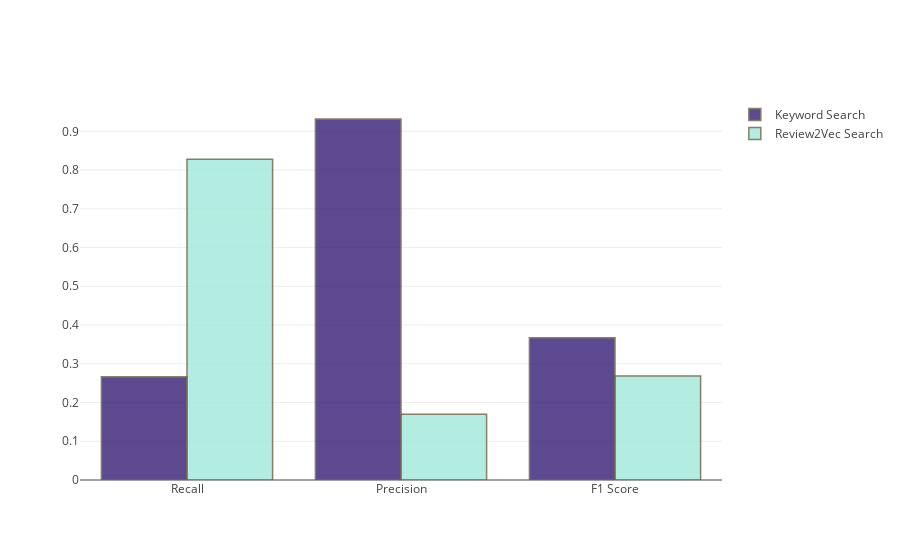

Write notebook code for a chart like this one.
### Code cell
trace1 = go.Bar(
    x=['Recall', 'Precision', 'F1 Score'],
    y=[np.mean(df_valid_metrics_both['recall_kw']),
      np.mean(df_valid_metrics_both['precision_kw']),
      np.mean(df_valid_metrics_both['F1_kw'])],
    name='Keyword Search',
    marker=dict(
        color='rgb(53,28,117)',
        line=dict(
            color='rgb(105,93,70)',
            width=1.5,
        )
    ),
    opacity = .8
)
trace2 = go.Bar(
    x=['Recall', 'Precision', 'F1 Score'],
    y=[np.mean(df_valid_metrics_both['recall_r2v']),
      np.mean(df_valid_metrics_both['precision_r2v']),
      np.mean(df_valid_metrics_both['F1_r2v'])],
    name='Review2Vec Search',
    marker=dict(
        color='rgb(161,232,217)',
        line=dict(
            color='rgb(105,93,70)',
            width=1.5,
        )
    ),
    opacity = .8
)

data = [trace1, trace2]
layout = go.Layout(
    barmode='group'
)
validation_fig = go.Figure(data=data, layout=layout)
plotly.offline.iplot(validation_fig)

### Figure 1 — Plotly figure (JSON) as saved in the notebook; plotly's stock layout.template omitted (floating-point values rounded to 4 significant figures)
{"data": [{"marker": {"color": "rgb(53,28,117)", "line": {"color": "rgb(105,93,70)", "width": 1.5}}, "name": "Keyword Search", "opacity": 0.8, "type": "bar", "x": ["Recall", "Precision", "F1 Score"], "y": [0.2664, 0.9318, 0.3669]}, {"marker": {"color": "rgb(161,232,217)", "line": {"color": "rgb(105,93,70)", "width": 1.5}}, "name": "Review2Vec Search", "opacity": 0.8, "type": "bar", "x": ["Recall", "Precision", "F1 Score"], "y": [0.828, 0.17, 0.2682]}], "layout": {"barmode": "group"}}
